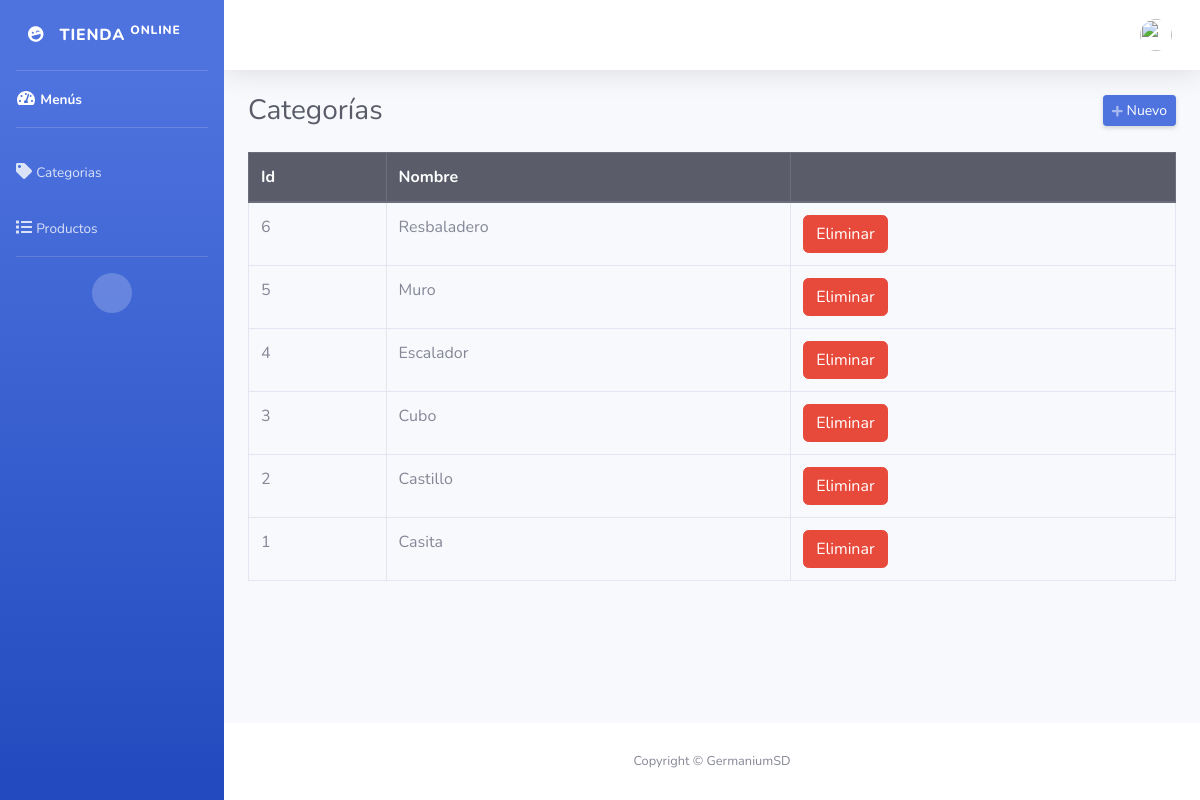
Page /GermaniumSD/admin/categorias.php (signed in) on the committed database.
### tables this page shows
CREATE TABLE `categorias` (
  `id` int NOT NULL AUTO_INCREMENT,
  `categoria` varchar(50) NOT NULL,
  PRIMARY KEY (`id`)
);

### GermaniumSD/admin/categorias.php (the view, shortened to what this page needs)
<?php
require_once "../config/conexion.php";
include("includes/header.php");
?>
<div class="d-sm-flex align-items-center justify-content-between mb-4">
    <h1 class="h3 mb-0 text-gray-800">Categorías</h1>
    <a href="#" class="d-none d-sm-inline-block btn btn-sm btn-primary shadow-sm" id="abrirCategoria"><i class="fas fa-plus fa-sm text-white-50"></i> Nuevo</a>
</div>
<div class="row">
    <div class="col-md-12">
        <div class="table-responsive">
            <table class="table table-hover table-bordered" style="width: 100%;">
                <thead class="thead-dark">
                    <tr>
                        <th>Id</th>
                        <th>Nombre</th>
                        <th></th>
                    </tr>
                </thead>
                <tbody>
                    <?php
                    $query = $pdo->query("SELECT * FROM categorias ORDER BY id DESC");
                    while ($data = $query->fetch(PDO::FETCH_ASSOC)) { ?>
                        <tr>
                            <td><?php echo $data['id']; ?></td>
                            <td><?php echo $data['categoria']; ?></td>
                            <td>
                                <form method="post" action="eliminar.php?accion=cli&id=<?php echo $data['id']; ?>" class="d-inline eliminar">
                                    <button class="btn btn-danger" type="submit">Eliminar</button>
                                </form>
                            </td>
                        </tr>
                    <?php } ?>
                </tbody>
            </table>
        </div>
    </div>
</div>
<?php include("includes/footer.php"); ?>

### rows in the picture
categorias: id "6", categoria "Resbaladero"
categorias: id "5", categoria "Muro"
categorias: id "4", categoria "Escalador"
categorias: id "3", categoria "Cubo"
categorias: id "2", categoria "Castillo"
categorias: id "1", categoria "Casita"
